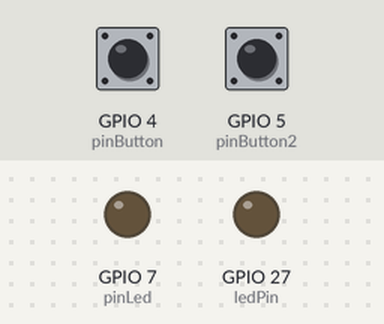
Bench run of a sketch on a simulated ESP32. Parts: output pins drawn as LEDs (lit = HIGH). Inputs (shaded band) come from the test bench; at power-on: GPIO 4 (pinButton) LOW, GPIO 5 (pinButton2) LOW.

Above: at 1.2 s.
1.3 s: GPIO 4 (pinButton) pulled HIGH for 0.15 s
At 2.0 s:
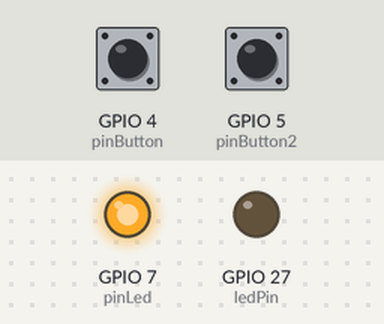
2.9 s: GPIO 5 (pinButton2) pulled HIGH for 0.15 s
At 3.2 s:
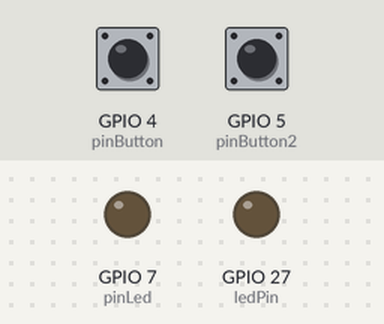
4.5 s: GPIO 4 (pinButton) pulled HIGH for 1 s
At 5.7 s:
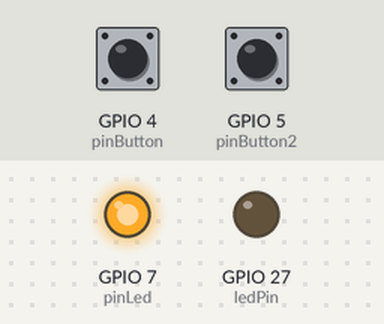
Timing chart, 0 to 7.5 s (numbered marks = the images above; inputs shaded):
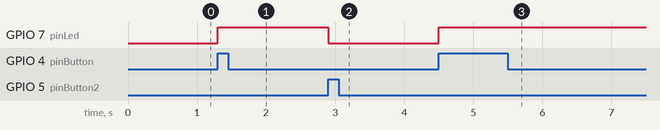

Measured:
- after the input at 1.3 s, GPIO 7 (pinLed): LOW → HIGH at once
- after the input at 2.9 s, GPIO 7 (pinLed): HIGH → LOW at once
- after the input at 4.5 s, GPIO 7 (pinLed): LOW → HIGH at once

The sketch:

ON_OFF.ino
```cpp
const int ledPin =  27;
int ledState = LOW;
long previousMillis = 0;
long interval = 1000;


void setup() {
    pinMode(ledPin, OUTPUT);
    buttonsetup();
}

void loop() {

    buttonloop();
}
```

test.ino
```cpp
const int pinButton = 4;
const int pinButton2 = 5;
const int pinLed = 7;
int buttonState = 0;
int buttonState2 = 0;

void buttonsetup() {
    Serial.begin(9600);
    pinMode(pinButton, INPUT);
    pinMode(pinButton2, INPUT);
    pinMode(pinLed, OUTPUT);
    digitalWrite(pinLed, LOW);
}

void buttonloop() {
    buttonState = digitalRead(pinButton);
    buttonState2 = digitalRead(pinButton2);
    if (buttonState==HIGH) {
        buttonState=1;
    } else {
        buttonState=0;
    }

    if (buttonState2==HIGH) {
        buttonState2=1;
    } else {
        buttonState2=0;
    }

    if (buttonState==1) {
        digitalWrite(pinLed, HIGH);
    }

    else if (buttonState2==1) {
        digitalWrite(pinLed, LOW);
    }
}
```
